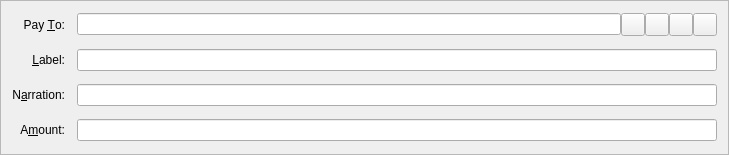
<?xml version="1.0" encoding="UTF-8"?>
<ui version="4.0">
 <class>SendCoinsEntry</class>
 <widget class="QFrame" name="SendCoinsEntry">
  <property name="geometry">
   <rect>
    <x>0</x>
    <y>0</y>
    <width>729</width>
    <height>155</height>
   </rect>
  </property>
  <property name="windowTitle">
   <string>Form</string>
  </property>
  <property name="frameShape">
   <enum>QFrame::StyledPanel</enum>
  </property>
  <property name="frameShadow">
   <enum>QFrame::Sunken</enum>
  </property>
  <layout class="QGridLayout" name="gridLayout">
   <property name="spacing">
    <number>12</number>
   </property>
   <item row="6" column="0">
    <widget class="QLabel" name="label">
     <property name="text">
      <string>A&amp;mount:</string>
     </property>
     <property name="alignment">
      <set>Qt::AlignRight|Qt::AlignTrailing|Qt::AlignVCenter</set>
     </property>
     <property name="buddy">
      <cstring>payAmount</cstring>
     </property>
    </widget>
   </item>
   <item row="3" column="0">
    <widget class="QLabel" name="label_2">
     <property name="text">
      <string>Pay &amp;To:</string>
     </property>
     <property name="alignment">
      <set>Qt::AlignRight|Qt::AlignTrailing|Qt::AlignVCenter</set>
     </property>
     <property name="buddy">
      <cstring>payTo</cstring>
     </property>
    </widget>
   </item>
   <item row="6" column="1">
    <widget class="BitcoinAmountField" name="payAmount"/>
   </item>
   <item row="4" column="1">
    <layout class="QHBoxLayout" name="horizontalLayout_2">
     <property name="spacing">
      <number>0</number>
     </property>
     <item>
      <widget class="QValidatedLineEdit" name="addAsLabel">
       <property name="enabled">
        <bool>true</bool>
       </property>
       <property name="toolTip">
        <string>Enter a label for this address to add it to your address book</string>
       </property>
      </widget>
     </item>
    </layout>
   </item>
   <item row="5" column="0">
    <widget class="QLabel" name="label1">
     <property name="text">
      <string>N&amp;arration:</string>
     </property>
     <property name="alignment">
      <set>Qt::AlignRight|Qt::AlignTrailing|Qt::AlignVCenter</set>
     </property>
     <property name="buddy">
      <cstring>narration</cstring>
     </property>
    </widget>
   </item>
   <item row="5" column="1">
    <widget class="QValidatedLineEdit" name="narration">
     <property name="enabled">
      <bool>true</bool>
     </property>
     <property name="toolTip">
      <string>Enter a short note to send with payment (max 24 characters)</string>
     </property>
    </widget>
   </item>
   <item row="4" column="0">
    <widget class="QLabel" name="label_4">
     <property name="text">
      <string>&amp;Label:</string>
     </property>
     <property name="alignment">
      <set>Qt::AlignRight|Qt::AlignTrailing|Qt::AlignVCenter</set>
     </property>
     <property name="buddy">
      <cstring>addAsLabel</cstring>
     </property>
    </widget>
   </item>
   <item row="3" column="1">
    <layout class="QHBoxLayout" name="payToLayout">
     <property name="spacing">
      <number>0</number>
     </property>
     <item>
      <widget class="QValidatedLineEdit" name="payTo">
       <property name="toolTip">
        <string>The OPAL address to send the payment to  (e.g. NfwYhBmGXcFP2Po1NpRUEiK8km2)</string>
       </property>
       <property name="maxLength">
        <number>34</number>
       </property>
      </widget>
     </item>
     <item>
      <widget class="QToolButton" name="donateButton">
       <property name="toolTip">
        <string>Donate to the dev fund</string>
       </property>
       <property name="text">
        <string/>
       </property>
       <property name="icon">
        <iconset resource="../bitcoin.qrc">
         <normaloff>:/icons/heart</normaloff>:/icons/heart</iconset>
       </property>
      </widget>
     </item>
     <item>
      <widget class="QToolButton" name="addressBookButton">
       <property name="toolTip">
        <string>Choose address from address book</string>
       </property>
       <property name="text">
        <string/>
       </property>
       <property name="icon">
        <iconset resource="../bitcoin.qrc">
         <normaloff>:/icons/address-book</normaloff>:/icons/address-book</iconset>
       </property>
       <property name="shortcut">
        <string>Alt+A</string>
       </property>
      </widget>
     </item>
     <item>
      <widget class="QToolButton" name="pasteButton">
       <property name="toolTip">
        <string>Paste address from clipboard</string>
       </property>
       <property name="text">
        <string/>
       </property>
       <property name="icon">
        <iconset resource="../bitcoin.qrc">
         <normaloff>:/icons/editpaste</normaloff>:/icons/editpaste</iconset>
       </property>
       <property name="shortcut">
        <string>Alt+P</string>
       </property>
      </widget>
     </item>
     <item>
      <widget class="QToolButton" name="deleteButton">
       <property name="toolTip">
        <string>Remove this recipient</string>
       </property>
       <property name="text">
        <string/>
       </property>
       <property name="icon">
        <iconset resource="../bitcoin.qrc">
         <normaloff>:/icons/remove</normaloff>:/icons/remove</iconset>
       </property>
      </widget>
     </item>
    </layout>
   </item>
  </layout>
 </widget>
 <customwidgets>
  <customwidget>
   <class>QValidatedLineEdit</class>
   <extends>QLineEdit</extends>
   <header>qvalidatedlineedit.h</header>
  </customwidget>
  <customwidget>
   <class>BitcoinAmountField</class>
   <extends>QLineEdit</extends>
   <header>bitcoinamountfield.h</header>
   <container>1</container>
  </customwidget>
 </customwidgets>
 <resources>
  <include location="../bitcoin.qrc"/>
 </resources>
 <connections/>
</ui>
